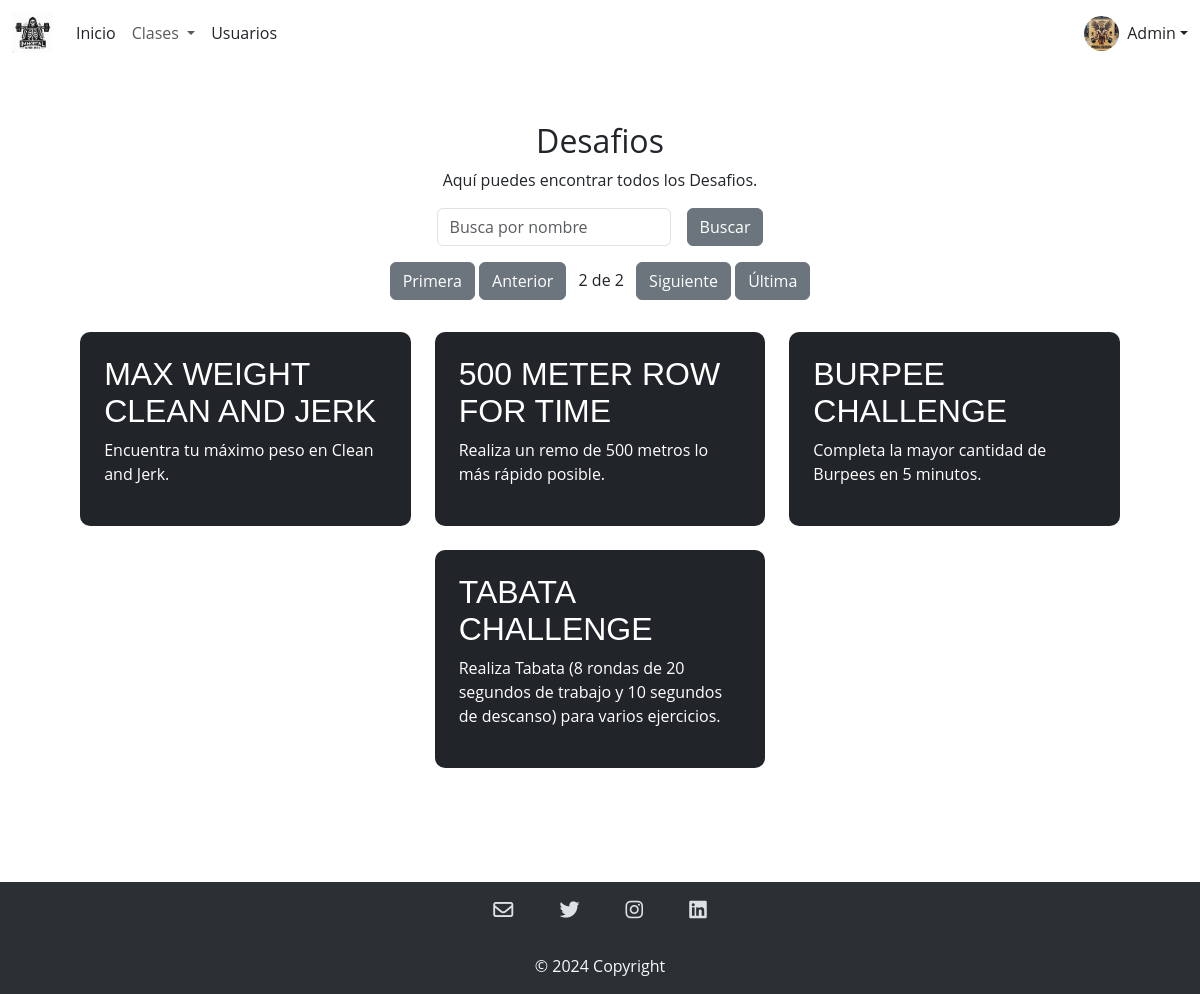
Page /admin/desafios.php?pagina=2 on the committed database.
### tables this page shows
CREATE TABLE `wods` (
  `ID_Wods` int(11) NOT NULL,
  `Nombre` varchar(255) NOT NULL,
  `Descripcion` varchar(255) NOT NULL,
  `Tipo` enum('The Girls','The Heroes','Programas','Distancias','Desafios','Qualifiers') NOT NULL
);

### admin/desafios.php (the view, shortened to what this page needs)
<?php
include '../modulos/headerAdmin.php';
include '../CRUD/conexion.php';
$resultados_por_pagina = 6;
$sql_total = "SELECT COUNT(*) as total FROM wods WHERE tipo = 'Desafios'";
$result_total = $conexion->query($sql_total);
$row_total = $result_total->fetch_assoc();
$total_resultados = $row_total['total'];
$total_paginas = ceil($total_resultados / $resultados_por_pagina);
$pagina_actual = isset($_GET['pagina']) ? $_GET['pagina'] : 1;
$inicio = ($pagina_actual - 1) * $resultados_por_pagina;
$sql_pagina = "SELECT * FROM wods WHERE tipo = 'Desafios' LIMIT $inicio, $resultados_por_pagina";
$result_pagina = $conexion->query($sql_pagina);
?>
<section class="general bg-white my-2">
    <div class="container mt-5">
        <h2 class="text-center">Desafios</h2>
        <div class="text-center">
            <p>Aquí puedes encontrar todos los Desafios.</p>
        </div>
        <div id="data-table-basic_filter" class="d-flex justify-content-center gap-3">
            <label class="text-center">
                <input type="search" class="form-control" id="inputBusqueda" placeholder="Busca por nombre" aria-controls="data-table-basic">
            </label>
            <button class="btn btn-secondary ml-3">Buscar</button>
        </div>
        <div id="pagination" class="text-center m-3 ">
            <?php if ($total_paginas > 1) : ?>
                <a href="?pagina=1" class="btn btn-secondary">Primera</a>
                <a href="?pagina=<?php echo $pagina_actual > 1 ? $pagina_actual - 1 : 1; ?>" class="btn btn-secondary">Anterior</a>
                <span class="mx-2"><?php echo $pagina_actual; ?> de <?php echo $total_paginas; ?></span>
                <a href="?pagina=<?php echo $pagina_actual < $total_paginas ? $pagina_actual + 1 : $total_paginas; ?>" class="btn btn-secondary">Siguiente</a>
                <a href="?pagina=<?php echo $total_paginas; ?>" class="btn btn-secondary">Última</a>
            <?php endif; ?>
        </div>
        <div class="row p-3" id="wodContainer">
            <?php
            if ($result_pagina->num_rows > 0) {
                while ($wod = $result_pagina->fetch_assoc()) {
            ?>
                    <div class="cuadro-wod col-md-6 col-lg-4 mb-4 cuadro-wod">
                        <div class="p-4 bg-dark">
                            <h4 class="titulo-wods"><?php echo $wod['Nombre']; ?></h4>
                            <p><?php echo $wod['Descripcion']; ?></p>
                        </div>
                    </div>
            <?php
                }
            } else {
                echo "No se encontraron wods.";
            }
            ?>
        </div>
    </div>
</section>
<?php
include '../modulos/footer.php';
?>

### css/style.css (style rules this page uses)
* { font-family: 'Open Sans', sans-serif; }
body { background-color: #ffffff; }
.row { display: flex; justify-content: center; }
.container { justify-content: center; align-content: center; }
.p-4 { border-radius: 10px; }
.titulo-wods { font-family: 'Noto Sans JP', sans-serif; text-transform: uppercase; font-size: 2rem; line-height: normal; }
.cuadro-wod { color:white; width: 32%; height: 20%; }
.general { min-height: 100vh; }

### rows in the picture
wods: Nombre "MAX WEIGHT CLEAN AND JERK", Descripcion "Encuentra tu máximo peso en Clean and Jerk."
wods: Nombre "500 METER ROW FOR TIME", Descripcion "Realiza un remo de 500 metros lo más rápido posible."
wods: Nombre "BURPEE CHALLENGE", Descripcion "Completa la mayor cantidad de Burpees en 5 minutos."
wods: Nombre "TABATA CHALLENGE", Descripcion "Realiza Tabata (8 rondas de 20 segundos de trabajo y 10 segundos de descanso) para varios ejercicios."

### other values in the picture
$pagina_actual "2"
$total_paginas "2"
